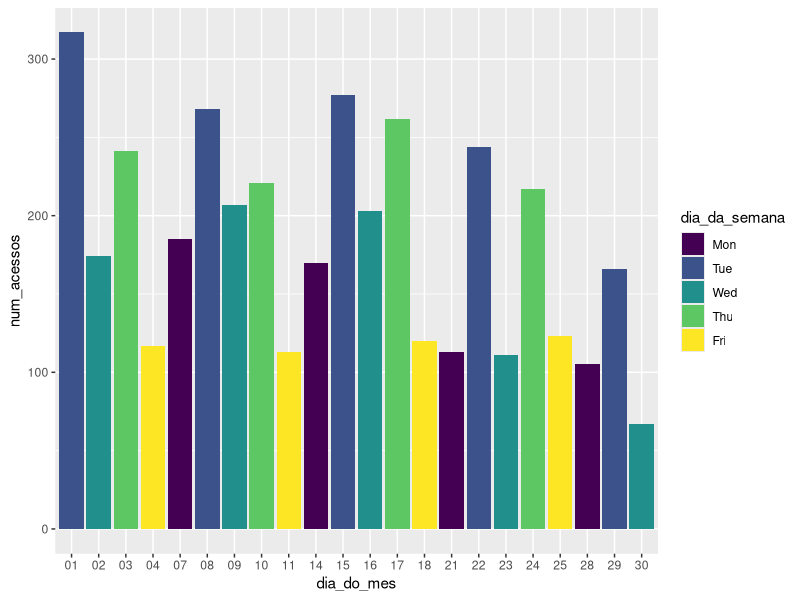
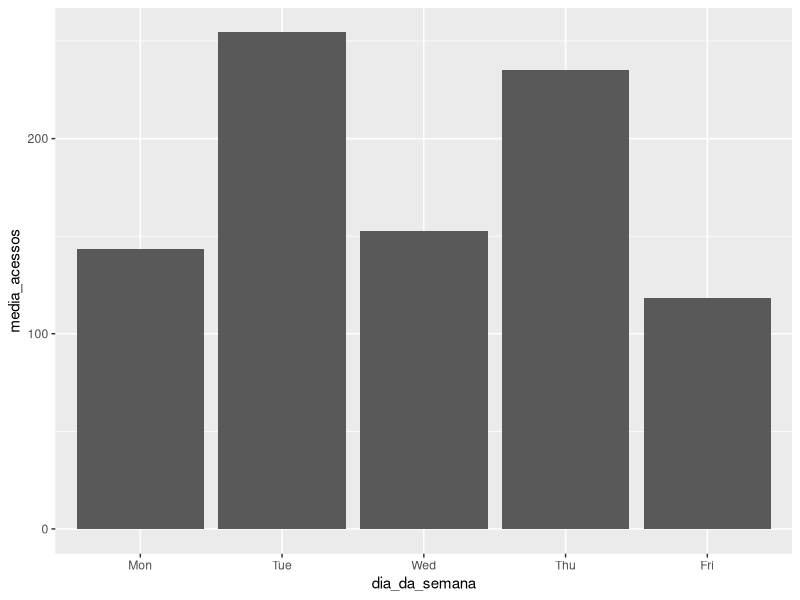
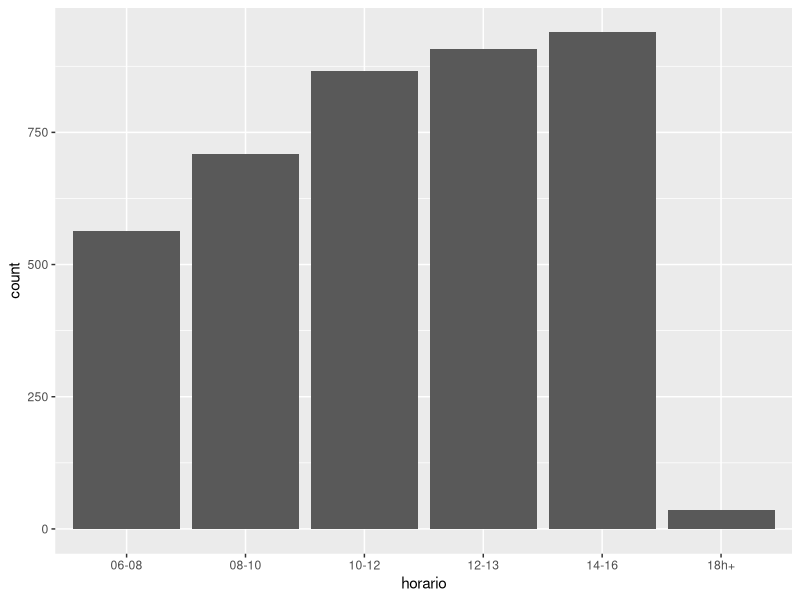
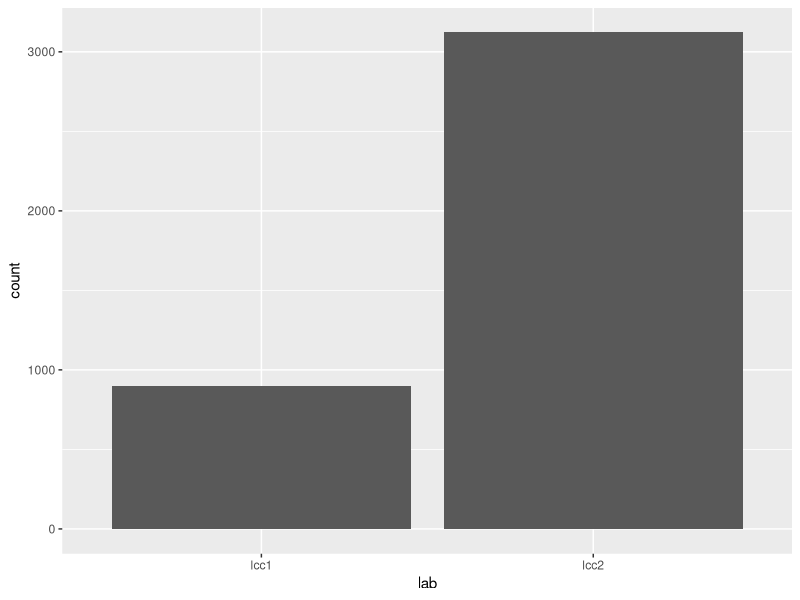
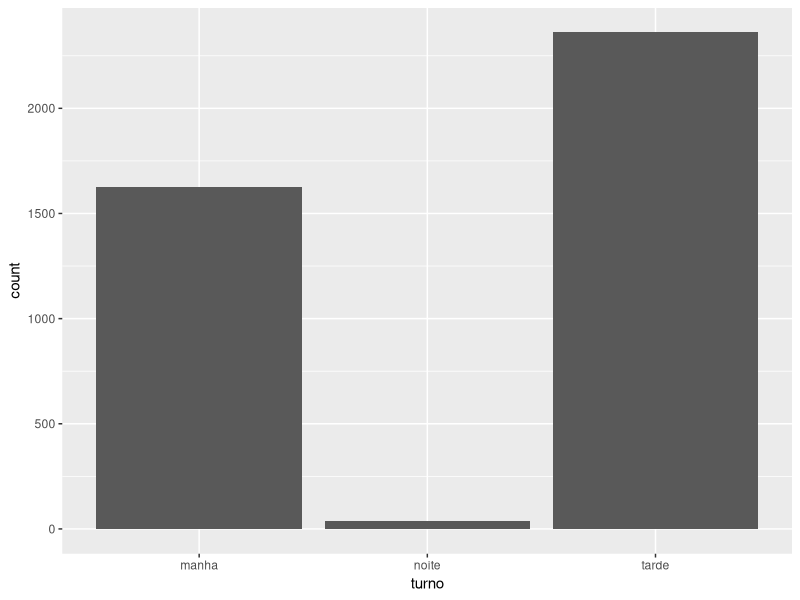
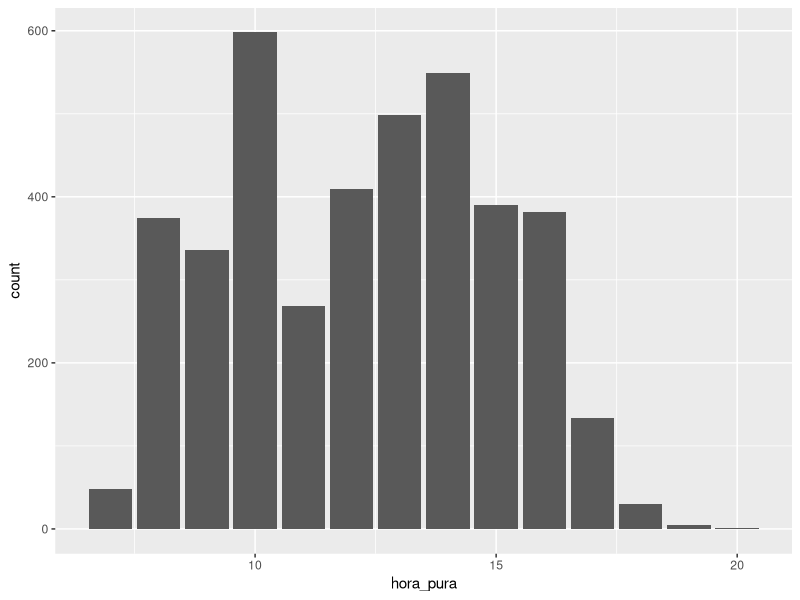
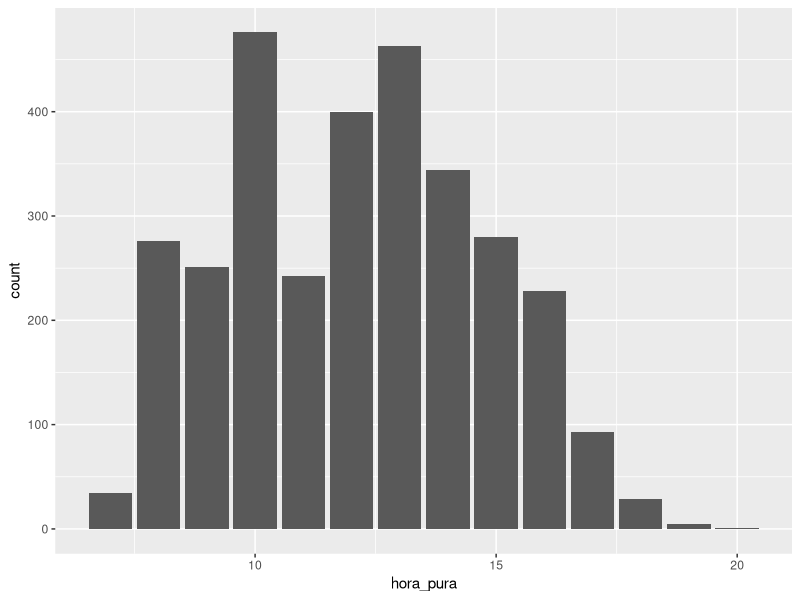
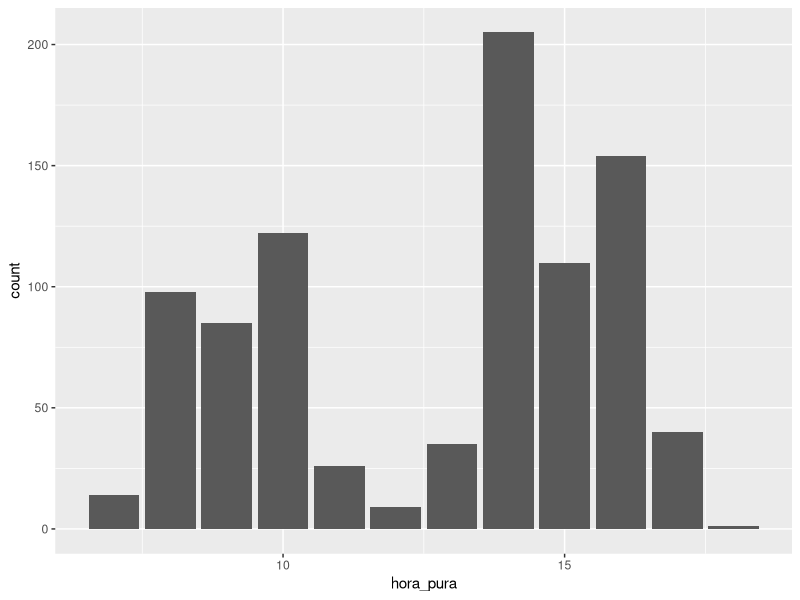

Write the R code that produced these figures, in order. (Note: this script raises an error after producing the figures.)
library(tidyverse)
library(readr)
library(dplyr)
library(lubridate)
library(ggplot2)
library(tidyr)
library(cluster) # Adicionei pra plotar o kmeans
library(fpc) # Adicionei pra plotar o kmeans

setwd("~/guardians") # workspace Livia
#setwd("/Users/amandaluna/Documents/guardians") # workspace Amanda
dados <- read_csv("logs.txt", col_names = c("mes", "dia_do_mes", "hora", "maquina", "status", "usuario"))

dados <- dados %>% mutate(data = paste("2017", mes, dia_do_mes, sep = "-"), dia_da_semana = wday(data, label = T))
sessoes_abertas <- dados %>% filter(status == "opened")

# acessos pelo dia do mes e da semana
sessoes <- sessoes_abertas %>% subset(select=c("dia_da_semana", "dia_do_mes"))
freq_dia <- sessoes %>% group_by(dia_da_semana, dia_do_mes) %>% summarise(num_acessos = n())
freq_dia %>% ggplot(aes(x = dia_do_mes, y = num_acessos, fill = dia_da_semana)) + geom_bar(stat = "identity")

# acessos no mês de acordo com o dia da semana
freq_mensal <- freq_dia %>% group_by(dia_da_semana) %>% summarise(media_acessos = mean(num_acessos)) # Os mts de lp1 não estão computados 
freq_mensal %>% ggplot(aes(x = dia_da_semana, y = media_acessos)) + geom_bar(stat = "identity")

# extraindo colunas do lab, da "hora pura", do turno
r <- setNames(do.call(rbind.data.frame, strsplit(sessoes_abertas$maquina, "-")), c("lab", "maquina"))
sessoes_abertas <- sessoes_abertas %>% mutate(lab = r$lab)
sessoes_abertas <- sessoes_abertas %>% mutate(hora_pura = hour(sessoes_abertas$hora))
sessoes_abertas <- sessoes_abertas %>% mutate(turno = if_else(hora_pura %in% 05:11, "manha",
                                                              if_else(hora_pura %in% 12:17, "tarde",
                                                                      if_else(hora_pura %in% 18:24, "noite", "madrugada"))))

# sessoes por blocos de 2 horas
sessoes_abertas <- sessoes_abertas %>% mutate(horario = if_else(hora_pura %in% 08:09, "08-10", # 14h as 16h maior pico
                                                              if_else(hora_pura %in% 10:11, "10-12",
                                                                      if_else(hora_pura %in% 12:13, "12-13",
                                                                        if_else(hora_pura %in% 14:15, "14-16",
                                                                          if_else(hora_pura %in% 18:24, "18h+", "06-08"))))))

sessoes_abertas %>% ggplot(aes(x = horario)) + geom_bar() # 14h as 16h é o horário de pico 

# graficos do turno de acesso por lcc
sessoes_abertas %>% ggplot(aes(x = lab)) + geom_bar()
sessoes_abertas %>% ggplot(aes(x = turno)) + geom_bar()
sessoes_abertas %>% ggplot(aes(x = hora_pura)) + geom_bar() # ao contrario do que se esperava, 

#o horario de mais acesso ao lcc é as 10 hrs
lcc2_acesso <- sessoes_abertas %>% filter(lab == "lcc2")
lcc2_acesso %>% ggplot(aes(x = hora_pura)) + geom_bar()

lcc1_acesso <- sessoes_abertas %>% filter(lab == "lcc1")
lcc1_acesso %>% ggplot(aes(x = hora_pura)) + geom_bar() # maior quantudade de acesso as 14 hrs
lcc1_acesso %>% ggplot(aes(x = dia_da_semana)) + geom_bar()

# usuarios que mais logaram nas maquinas
sessoes_por_usuario <- sessoes_abertas %>% subset(select=c("usuario"))
acessos_usuarios <- sessoes_por_usuario %>% group_by(usuario) %>% summarise(num_acessos = n())
acessos_usuarios <- acessos_usuarios[order(acessos_usuarios$num_acessos,decreasing = T),]

# maquinas que tiveram mais acessos
sessoes_por_maquina <- sessoes_abertas %>% subset(select=c("maquina"))
acessos_maquinas <- sessoes_por_maquina %>% group_by(maquina) %>% summarise(num_acessos = n())
acessos_maquinas <- acessos_maquinas[order(acessos_maquinas$num_acessos,decreasing = T),] # As do começo do lcc2

######################################################
acessos_usuarios.stand <- scale(acessos_usuarios[-1])
k.means.fit <- kmeans(acessos_usuarios.stand, 2) # k = 3
attributes(k.means.fit)
k.means.fit$centers
k.means.fit$cluster
k.means.fit$size

wssplot <- function(data, nc=15, seed=1234){
  wss <- (nrow(acessos_usuarios)-1)*sum(apply(acessos_usuarios,2, FUN = var))
  for (i in 2:nc){
    set.seed(seed)
    wss[i] <- sum(kmeans(data, centers=i)$withinss)}
  plot(1:nc, wss, type="b", xlab="Number of Clusters",ylab="Within groups sum of squares")}

wssplot(acessos_usuarios.stand, nc=6)
clusplot(acessos_usuarios.stand,k.means.fit$cluster, color=TRUE, shade=TRUE, 
         labels=2, lines=6)
table(unlist(acessos_usuarios[,1]), k.means.fit$cluster)
dist(acessos_usuarios.stand, method = "euclidean")
table(unlist(acessos_usuarios[,1]),groups)
# Como considerar atributos hora e maquina p o kmeans(dica de design)
######################################### 
clus <- kmeans(acessos_usuarios,centers = 4,nstart = 25) # Só deu pra fazer kmeans disso :/
clus
clusplot(acessos_usuarios,clus$cluster,color = T,shade = T,labels = 2,lines = 0) # Deu esse ngç bugado
